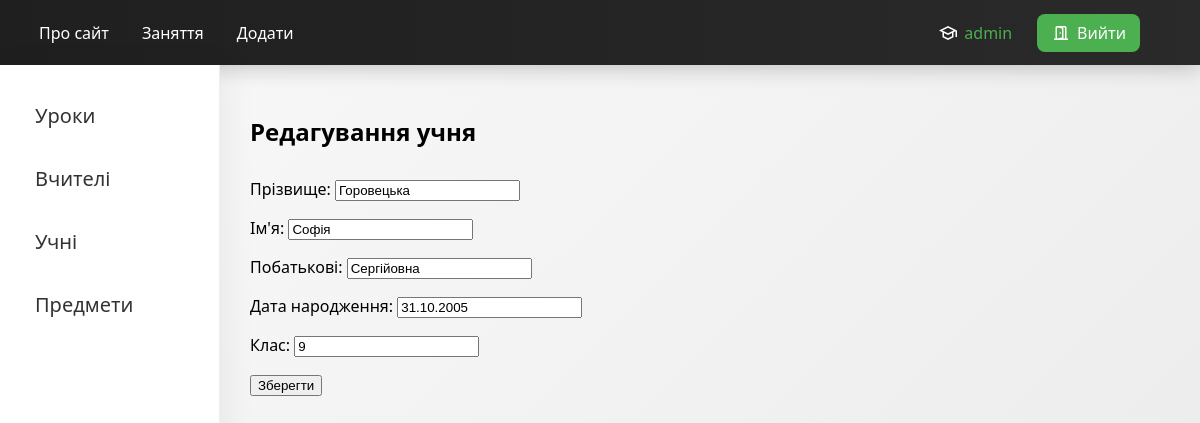
The page /students/edit/1/ (signed in) on the database its author committed.
### lessons/models.py (models this page shows, shortened)
class Students(models.Model):
    last_name = models.CharField(max_length=100, verbose_name='Прізвище')
    first_name = models.CharField(max_length=100, verbose_name= 'Ім\'я')
    patronymic = models.CharField(max_length=100, blank=True, verbose_name='Побатькові')
    birth_date = models.DateField(null=True, blank=True, verbose_name='Дата народження')
    grade = models.IntegerField(verbose_name= 'Клас')
    class Meta:
        verbose_name = 'Учень'
        verbose_name_plural = 'Учень'

### lessons/views.py (the view)
# urls.py: path('students/edit/<int:pk>/', views.edit_student, name='edit_student'),
@login_required
def edit_student(request, pk):
    student = get_object_or_404(Students, pk=pk)
    if request.method == 'POST':
        form = StudentForm(request.POST, instance=student)
        if form.is_valid():
            form.save()
            return redirect('lessons:students')
    else:
        form = StudentForm(instance=student)
    context = {
        'form': form,
        'menu': menu,
        'sidebar': sidebar
    }
    return render(request, 'lessons/edit_student.html', context)

### lessons/forms.py
class StudentForm(forms.ModelForm):
    class Meta:
        model = Students
        fields = '__all__'

### templates/lessons/edit_student.html (shortened to what this page needs)
{% extends 'lessons/index.html' %}
{% load static %}
{% block page %}
<h2>Редагування учня</h2>
<form method="post">
    {{ form.as_p }}
    <button type="submit">Зберегти</button>
</form>
{% endblock %}

### templates/lessons/index.html (shortened to what this page needs)
{% load static %}
<!DOCTYPE html>
<html lang="ua">
<head>
    <link rel="stylesheet" href="{% static 'lessons/styles/index_style.css' %}">
</head>
<body>
{% block mainmenu %}
<ul class="mainmenu">
    {% for m in menu %}
        <li><a href="{% url m.url_name %}">{{ m.title }}</a></li>
    {% endfor %}
    {% if request.user.is_authenticated %}
        <li class="user">
           <svg xmlns="http://www.w3.org/2000/svg" height="20px" viewBox="0 -960 960 960" width="20px" fill="#FFFFFF"><path d="M480-144 216-276v-240L48-600l432-216 432 216v312h-72v-276l-96 48v240L480-144Zm0-321 271-135-271-135-271 135 271 135Zm0 240 192-96v-159l-192 96-192-96v159l192 96Zm0-240Zm0 81Zm0 0Z"/></svg>
            {{ request.user.username }}
        </li>
        <li>
            <a href="{% url 'users:logout' %}">
                Вийти
            </a>
        </li>
    {% endif %}
</ul>
{% endblock mainmenu %}
<div class="layout">
    <aside class="sidebar">
        <ul>
            {% for s in sidebar %}
             <li>
            <a href="{% url s.url_name %}"
               class="{% if request.resolver_match.view_name == s.url_name %}active{% endif %}">{{ s.title }}
            </a>
             </li>
           {% endfor %}
        </ul>
    </aside>
    <div class="content">
        {% block page %}
        {% endblock page %}
    </div>
</div>
</body>
</html>

### static/lessons/styles/index_style.css (style rules this page uses)
body { margin: 0; font-family: Arial, sans-serif; }
.mainmenu { display: flex; align-items: center; list-style: none; background: #222; height: 60px; padding: 0 25px; margin: 0; }
.mainmenu li { margin-right: 25px; display: flex; align-items: center; }
.mainmenu a { color: white; text-decoration: none; font-weight: bold; display: flex; align-items: center; gap: 6px; }
.mainmenu a { position: relative; color: white; text-decoration: none; font-weight: 500; padding: 8px 4px; transition: 0.3s ease; }
.mainmenu a::after { content: ""; position: absolute; left: 0; bottom: -4px; width: 0%; height: 2px; background: #4CAF50; transition: 0.3s ease; }
.mainmenu { display: flex; align-items: center; list-style: none; background: linear-gradient(90deg, #1f1f1f, #2a2a2a); height: 65px; padding: 0 35px; margin: 0; box-shadow: 0 4px 20px rgba(0,0,0,0.2); }
.mainmenu li:last-child a { background: #4CAF50; padding: 8px 14px; border-radius: 8px; transition: 0.3s ease; }
.mainmenu li { margin-right: 25px; display: flex; align-items: center; transition: 0.2s ease; }
.user { color: #4CAF50; margin-left: auto; display: flex; align-items: center; gap: 6px; }
.layout { display: flex; min-height: 100vh; }
.sidebar { width: 220px; padding: 25px 20px; background: #ffffff; box-shadow: 8px 0 30px rgba(0, 0, 0, 0.05); border-right: 1px solid #eee; font-size: 20px; }
.sidebar ul { list-style: none; padding: 0; margin: 0; }
.sidebar li { margin-bottom: 12px; }
.sidebar a { display: block; padding: 12px 15px; border-radius: 12px; text-decoration: none; color: #333; font-weight: 500; transition: all 0.25s ease; }
.sidebar { animation: slideIn 0.5s ease forwards; }
.content { flex: 1; padding: 30px; }
form { margin-top: 30px; }
* { box-sizing: border-box; }
body { margin: 0; font-family: 'Segoe UI', sans-serif; background: linear-gradient(135deg, #f9f9f9, #eaeaea); }

### rows shown on the page
Students: last_name "Горовецька", first_name "Софія", patronymic "Сергійовна", birth_date "31.10.2005", grade "9"

### other values the page prints
{{ m.title }} "Про сайт" "Заняття" "Додати"
{{ request.user.username }} "admin"
{{ s.title }} "Уроки" "Вчителі" "Учні" "Предмети"
